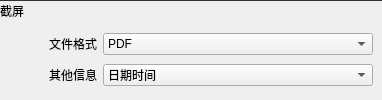
             <widget class="QWidget" name="Screenshot" native="true">
              <layout class="QVBoxLayout" name="verticalLayout_11">
               <property name="spacing">
                <number>0</number>
               </property>
               <property name="leftMargin">
                <number>0</number>
               </property>
               <property name="topMargin">
                <number>0</number>
               </property>
               <property name="rightMargin">
                <number>0</number>
               </property>
               <property name="bottomMargin">
                <number>0</number>
               </property>
               <item>
                <widget class="Line" name="line_7">
                 <property name="maximumSize">
                  <size>
                   <width>16777215</width>
                   <height>1</height>
                  </size>
                 </property>
                 <property name="styleSheet">
                  <string notr="true">QWidget{
	background-color:rgb(35,42,58);
	font:'宋体';
}</string>
                 </property>
                 <property name="orientation">
                  <enum>Qt::Horizontal</enum>
                 </property>
                </widget>
               </item>
               <item>
                <widget class="QLabel" name="label_72">
                 <property name="maximumSize">
                  <size>
                   <width>16777215</width>
                   <height>20</height>
                  </size>
                 </property>
                 <property name="text">
                  <string>截屏</string>
                 </property>
                </widget>
               </item>
               <item>
                <widget class="QWidget" name="widget_20" native="true">
                 <layout class="QGridLayout" name="gridLayout_8">
                  <item row="1" column="3">
                   <widget class="QComboBox" name="comboBox_20">
                    <property name="focusPolicy">
                     <enum>Qt::NoFocus</enum>
                    </property>
                    <item>
                     <property name="text">
                      <string>日期时间</string>
                     </property>
                    </item>
                    <item>
                     <property name="text">
                      <string>接受配置</string>
                     </property>
                    </item>
                    <item>
                     <property name="text">
                      <string>无</string>
                     </property>
                    </item>
                   </widget>
                  </item>
                  <item row="0" column="1">
                   <widget class="QLabel" name="label_76">
                    <property name="text">
                     <string>文件格式</string>
                    </property>
                   </widget>
                  </item>
                  <item row="0" column="3">
                   <widget class="QComboBox" name="comboBox_18">
                    <property name="minimumSize">
                     <size>
                      <width>270</width>
                      <height>0</height>
                     </size>
                    </property>
                    <property name="focusPolicy">
                     <enum>Qt::NoFocus</enum>
                    </property>
                    <item>
                     <property name="text">
                      <string>PDF</string>
                     </property>
                    </item>
                    <item>
                     <property name="text">
                      <string>BMP</string>
                     </property>
                    </item>
                    <item>
                     <property name="text">
                      <string>PNG</string>
                     </property>
                    </item>
                   </widget>
                  </item>
                  <item row="1" column="1">
                   <widget class="QLabel" name="label_80">
                    <property name="text">
                     <string>其他信息</string>
                    </property>
                   </widget>
                  </item>
                  <item row="0" column="0">
                   <spacer name="horizontalSpacer_10">
                    <property name="orientation">
                     <enum>Qt::Horizontal</enum>
                    </property>
                    <property name="sizeHint" stdset="0">
                     <size>
                      <width>40</width>
                      <height>20</height>
                     </size>
                    </property>
                   </spacer>
                  </item>
                 </layout>
                </widget>
               </item>
              </layout>
             </widget>
